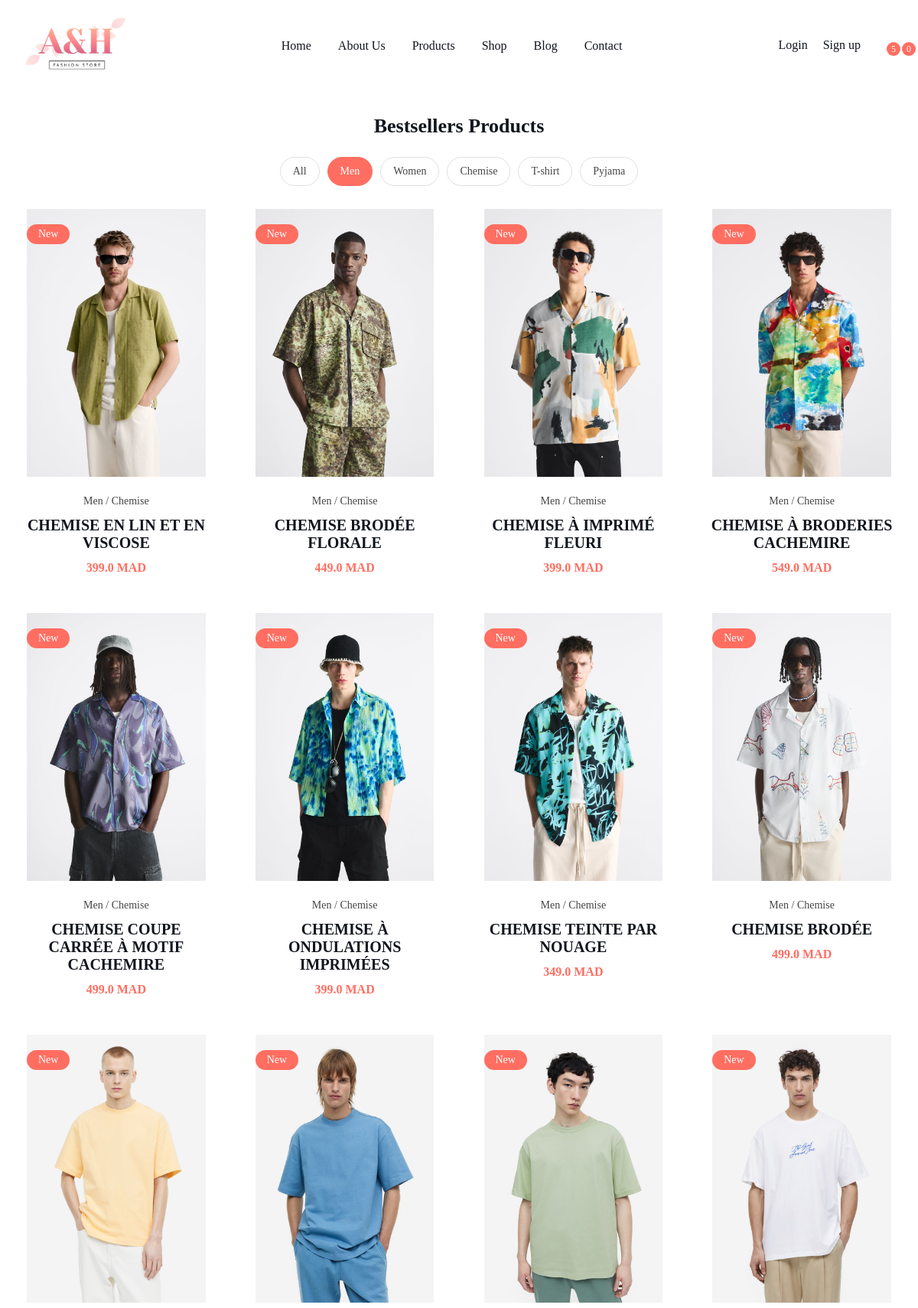
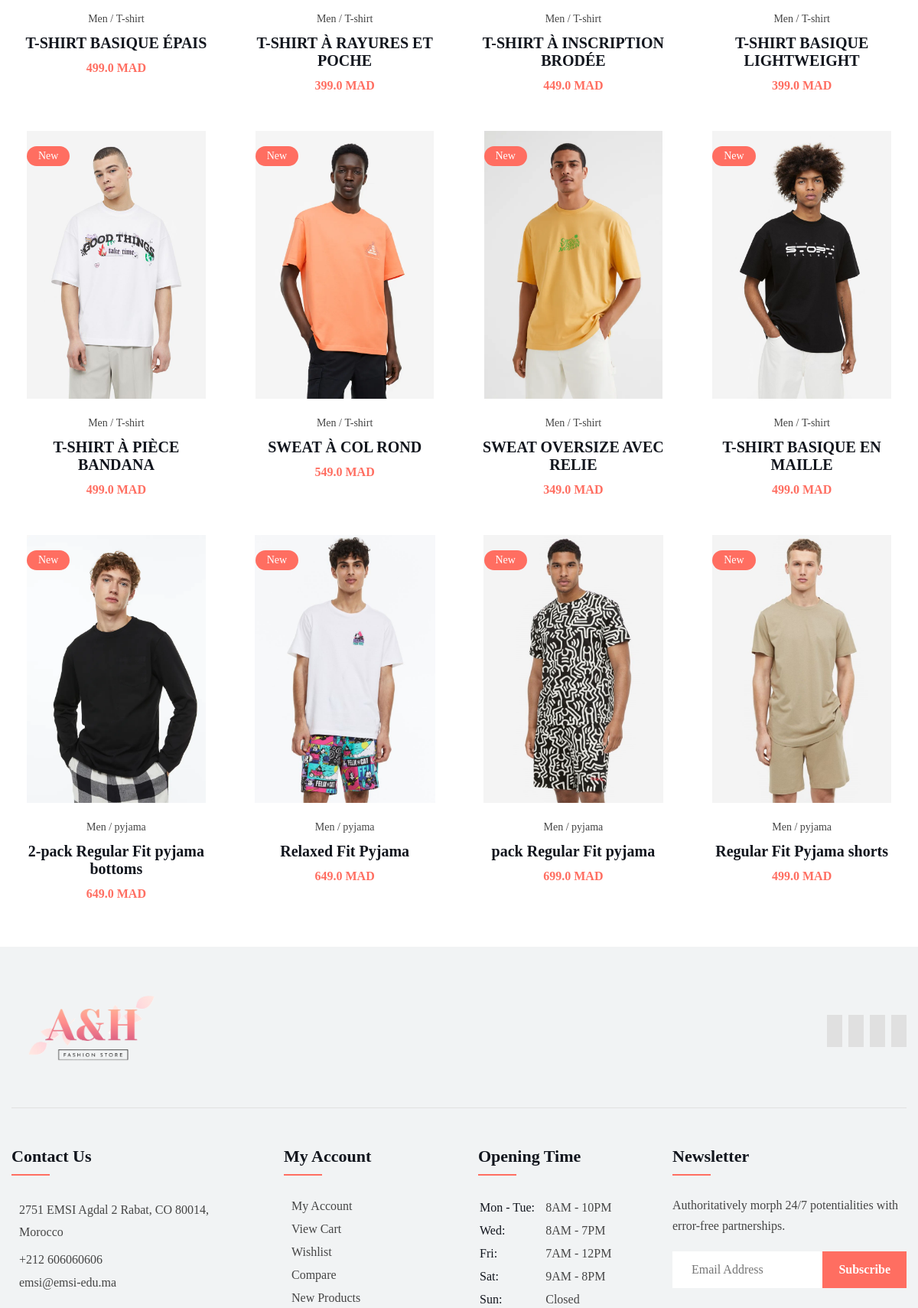
Screenshot of /Men_products/ (upper part) with the database file from the repository (2 pictures, top to bottom).
### myapp/models.py (models this page shows, shortened)
class Product(models.Model):
    choicesGender = [
        ("Men", "Men"),
        ("Women", "Women"),
        ("Men & Women", "Men & Women"),  # value , adminValue
    ]
    choicesType = [
        ("Chemise", "Chemise"),
        ("T-shirt", "T-shirt"),
        ("T-Pantalons", "T-Pantalons"),
        ("T-Manteaux ", "T-Manteaux "),
        ("pyjama", "pyjama"),
    ]
    name = models.CharField(max_length=200)
    price = models.FloatField()
    digital = models.BooleanField(default=False, null=True, blank=True)
    gender = models.CharField(
        max_length=50, null=True, blank=True, choices=choicesGender
    )
    type = models.CharField(max_length=50, null=True, blank=True, choices=choicesType)
    image = models.ImageField(null=True, blank=True)

### myapp/views.py (the view)
# urls.py: path("Men_products/", views.Men_products, name="Men_products"),
def Men_products(request):
    if request.user.is_authenticated:
        customer = request.user.customer
        order, created = Order.objects.get_or_create(customer=customer, complete=False)
        items = order.orderitem_set.all()
        cartItems = order.get_cart_items
    else:
        items = []
        order = {"get_cart_total": 0, "get_cart_items": 0}
        cartItems = order["get_cart_items"]
    products = Product.objects.filter(gender="Men")
    context = {"products": products, "cartItems": cartItems}
    return render(request, "pages/Men_products.html", context)

### templates/pages/Men_products.html (shortened to what this page needs)
{% extends 'base.html' %}
{% block content %}
{% load static %}
<link rel="stylesheet" href="{% static 'css/products.css' %}">
<section class="section product">
    <div class="container">
      <h2 class="h2 section-title">Bestsellers Products</h2>
      <ul class="filter-list">
        <li>
          <a href="{% url 'products_page' %}"><button class="filter-btn">All</button></a>
        </li>
        <li>
          <a href="{% url 'Men_products' %}"><button  class="filter-btn active">Men</button></a>
        </li>
        <li>
           <a href="{% url 'Women_products' %}"><button  class="filter-btn ">Women</button></a>
        </li>
        <li>
          <a href="{% url 'Chemise_products' %}"><button class="filter-btn">Chemise</button></a>
        </li>
        <li>
          <a href="{% url 'Tshirt_products' %}"><button class="filter-btn">T-shirt</button></a>
        </li>
        <li>
          <a href="{% url 'Pyjama_products' %}"><button class="filter-btn">Pyjama</button></a>
        </li>
      </ul>
      <ul class="product-list">
        {% for product in products %}
        <li class="product-item">
          <div class="product-card" tabindex="0">
            <figure class="card-banner" style="background-color: white;">
              <a href="{% url 'product_page' product.id %}">
                <img src="{{product.image.url}}" width="312" height="350" loading="lazy" class="image-contain">
              </a>
              <div class="card-badge">New</div>
            </figure>
            <div class="card-content">
              <div class="card-cat">
                <a href="#" class="card-cat-link">{{product.gender}}</a> /
                <a href="#" class="card-cat-link">{{product.type}}</a>
              </div>
              <h3 class="h3 card-title">
                <a href="#">{{product.name}}</a>
              </h3>
              <data class="card-price" value="180.85">{{product.price}} MAD</data>
            </div>
          </div>
        </li>
       {% endfor %}
      </ul>
    </div>
  </section>
{% endblock content %}

### PFA/static/css/navbar.css (style rules this page uses)
li { list-style: none; }
a { text-decoration: none; }
button, input { font: inherit; background: none; border: none; }
button { cursor: pointer; }
.container { padding-inline: 15px; }
.section { padding-block: var(--section-padding); }
.h1, .h2, .h3, .h4 { color: var(--rich-black-fogra-29); }
.h2 { font-size: var(--fs-2); }
.h3 { font-size: var(--fs-4); }
.card-banner { background: var(--cultured); position: relative; height: 350px; overflow: hidden; }
.image-contain { width: 100%; height: 100%; object-fit: contain; object-position: center; transition: var(--transition-2); }
.card-badge { position: absolute; top: 20px; left: 20px; background: var(--bittersweet); color: var(--white); padding: 5px 15px; font-family: var(--ff-roboto); font-size: var(--fs-7); border-radius: 25px; }
.card-content { padding: 24px 15px 0; text-align: center; }
.card-cat { font-family: var(--ff-roboto); color: var(--onyx); font-size: var(--fs-7); margin-bottom: 12px; }
.card-cat-link { display: inline-block; color: inherit; transition: var(--transition-1); }
.product-card .card-title { margin-bottom: 12px; }
.product-card .card-title > a { color: inherit; transition: var(--transition-1); }
.card-price { color: var(--bittersweet); font-family: var(--ff-roboto); font-weight: var(--fw-600); }

### PFA/static/css/products.css (style rules this page uses)
.product .section-title { text-align: center; margin-bottom: 25px; }
.filter-list { display: flex; flex-wrap: wrap; justify-content: center; align-items: center; gap: 10px; margin-bottom: 30px; }
.filter-btn { color: var(--onyx); padding: 10px 16px; font-family: var(--ff-roboto); font-size: var(--fs-7); font-weight: var(--fw-500); border: 1px solid var(--gainsboro); border-radius: 30px; }
.filter-btn.active { background: var(--bittersweet); color: var(--white); border-color: var(--bittersweet); }
.product-list { display: grid; gap: 50px 25px; }
@media (min-width: 575px) { .product-list { grid-template-columns: 1fr 1fr; } }
@media (min-width: 992px) { .product-list { grid-template-columns: repeat(3, 1fr); } }
@media (min-width: 1200px) { .product-list { grid-template-columns: repeat(4, 1fr); } }

### rows the page displays
Product: image (picture), gender "Men", type "Chemise", name "CHEMISE EN LIN ET EN VISCOSE", price "399.0"
Product: image (picture), gender "Men", type "Chemise", name "CHEMISE BRODÉE FLORALE", price "449.0"
Product: image (picture), gender "Men", type "Chemise", name "CHEMISE À IMPRIMÉ FLEURI", price "399.0"
Product: image (picture), gender "Men", type "Chemise", name "CHEMISE À BRODERIES CACHEMIRE", price "549.0"
Product: image (picture), gender "Men", type "Chemise", name "CHEMISE COUPE CARRÉE À MOTIF CACHEMIRE", price "499.0"
Product: image (picture), gender "Men", type "Chemise", name "CHEMISE À ONDULATIONS IMPRIMÉES", price "399.0"
Product: image (picture), gender "Men", type "Chemise", name "CHEMISE TEINTE PAR NOUAGE", price "349.0"
Product: image (picture), gender "Men", type "Chemise", name "CHEMISE BRODÉE", price "499.0"
Product: image (picture), gender "Men", type "T-shirt", name "T-SHIRT BASIQUE ÉPAIS", price "499.0"
Product: image (picture), gender "Men", type "T-shirt", name "T-SHIRT À RAYURES ET POCHE", price "399.0"
Product: image (picture), gender "Men", type "T-shirt", name "T-SHIRT À INSCRIPTION BRODÉE", price "449.0"
Product: image (picture), gender "Men", type "T-shirt", name "T-SHIRT BASIQUE LIGHTWEIGHT", price "399.0"
Product: image (picture), gender "Men", type "T-shirt", name "T-SHIRT À PIÈCE BANDANA", price "499.0"
Product: image (picture), gender "Men", type "T-shirt", name "SWEAT À COL ROND", price "549.0"
Product: image (picture), gender "Men", type "T-shirt", name "SWEAT OVERSIZE AVEC RELIE", price "349.0"
Product: image (picture), gender "Men", type "T-shirt", name "T-SHIRT BASIQUE EN MAILLE", price "499.0"
Product: image (picture), gender "Men", type "pyjama", name "2-pack Regular Fit pyjama bottoms", price "649.0"
Product: image (picture), gender "Men", type "pyjama", name "Relaxed Fit Pyjama", price "649.0"
Product: image (picture), gender "Men", type "pyjama", name "pack Regular Fit pyjama", price "699.0"
Product: image (picture), gender "Men", type "pyjama", name "Regular Fit Pyjama shorts", price "499.0"

### other values shown
{{ cartItems }} "0"
